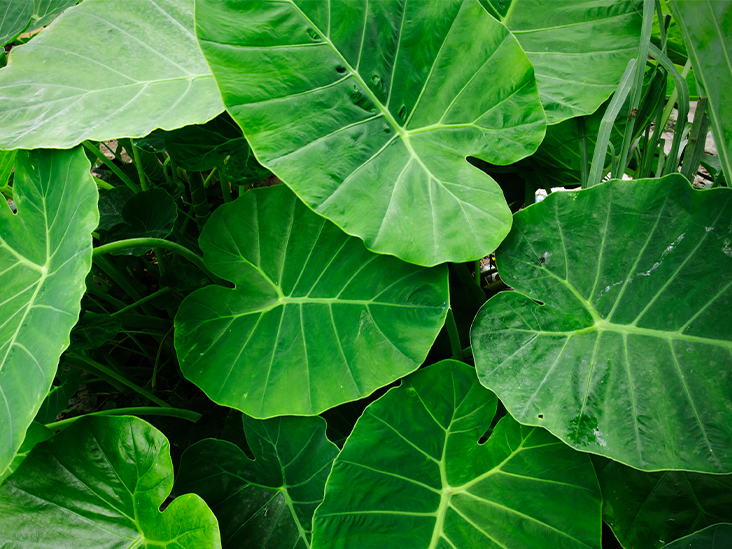
#> input picture images/leaf.jpg, 732 x 549 px
$ jupyter execute rgb_to_gray.ipynb
#> lines starting #> are read from the running program, lines starting #| are printed output that depends on the picture
[cell 1]
import cv2 as cv
import numpy as np
import matplotlib.pyplot as plt

[cell 2]
image = cv.imread("images/leaf.jpg")
#> image is the input picture: shape (549, 732, 3); mean B, G, R 46, 121.8, 50.3

[cell 3]
plt.figure(figsize=(11,6))
plt.imshow(image)
plt.show()

[cell 4]
image.shape
#> Out = (549, 732, 3)

[cell 5]
type(image)

[cell 6]
b = image[:,:,0]
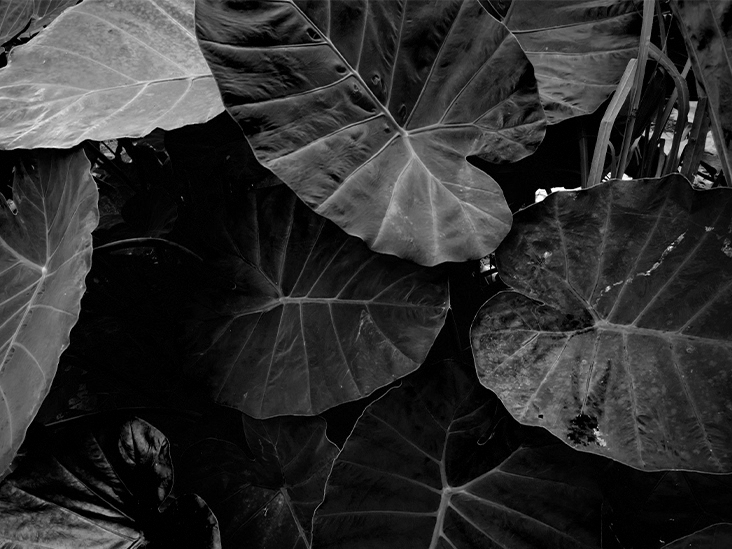
#> b: shape (549, 732); min 0, max 255, mean 46
g = image[:,:,1]
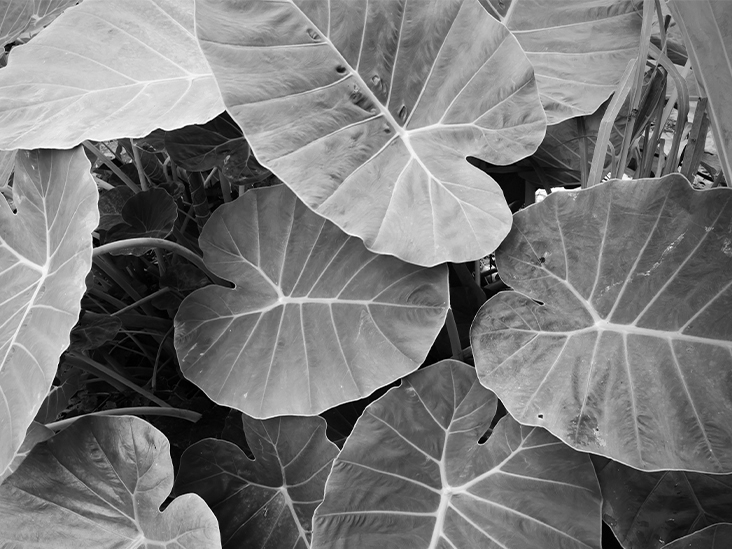
#> g: shape (549, 732); min 0, max 255, mean 121.8
r = image[:,:,2]
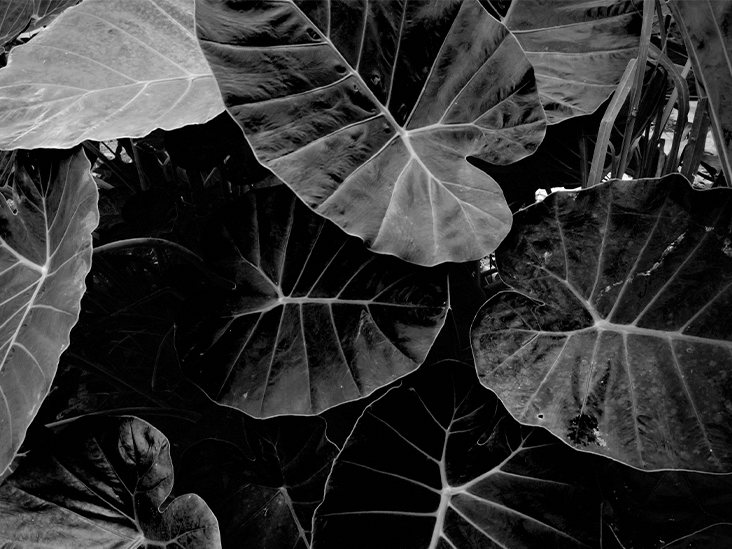
#> r: shape (549, 732); min 0, max 255, mean 50.3

[cell 7]
f = plt.figure(figsize=(20,8))
ax1 = f.add_subplot(131)
ax1.imshow(b, cmap='Blues', vmin=0, vmax=255)
ax1.set_title("Blue Channel")

ax2 = f.add_subplot(132)
ax2.imshow(g, cmap='Greens', vmin=0, vmax=255)
ax2.set_title("Green Channel")

ax3 = f.add_subplot(133)
ax3.imshow(r, cmap='Reds', vmin=0, vmax=255)
ax3.set_title("Red Channel")

plt.show()
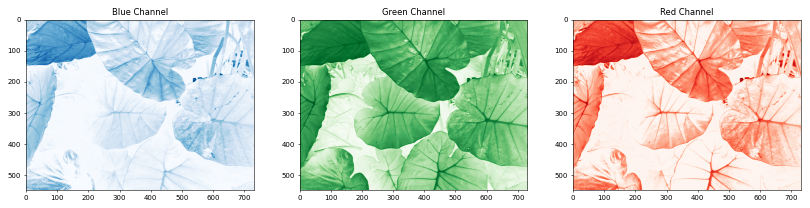
#> figure drawn by matplotlib, 3 panels

## Average Grayscale

grayscale = (Red + Green + Blue) / 3

[cell 8]
def grayscale(x):

    b = x[:,:,0]
    g = x[:,:,1]
    r = x[:,:,2]

    gray = np.divide(np.add(np.add(b, g), r), 3)
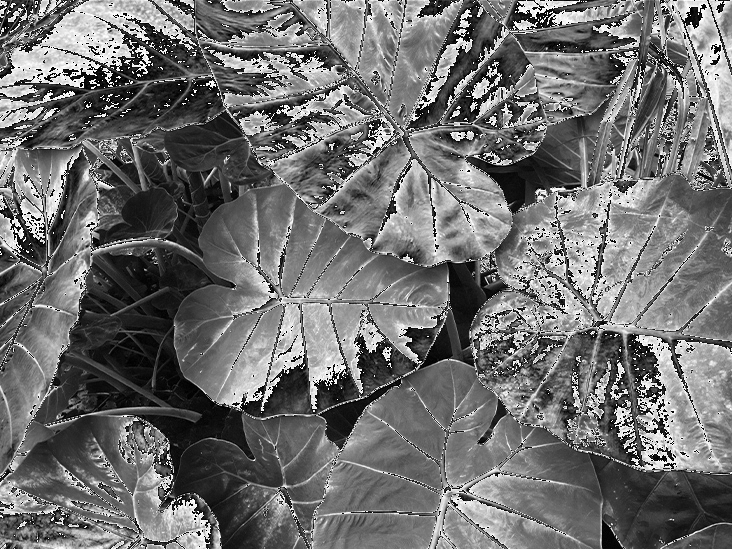
#> gray: shape (549, 732) float64; min 0, max 85, mean 36.9; drawn with min black and max white

    return gray

plt.figure(figsize=(11,6))
plt.imshow(grayscale(image), cmap='gray', vmin=0, vmax=255)
plt.show()

## Weighted average or adjusted luminosity method

grayscale = ( (0.3 * Red) + (0.59 * Green) + (0.11 * Blue) )

[cell 9]
def adjusted_luminosity(x):

    b = np.multiply(x[:,:,0], 0.11)
    g = np.multiply(x[:,:,1], 0.59)
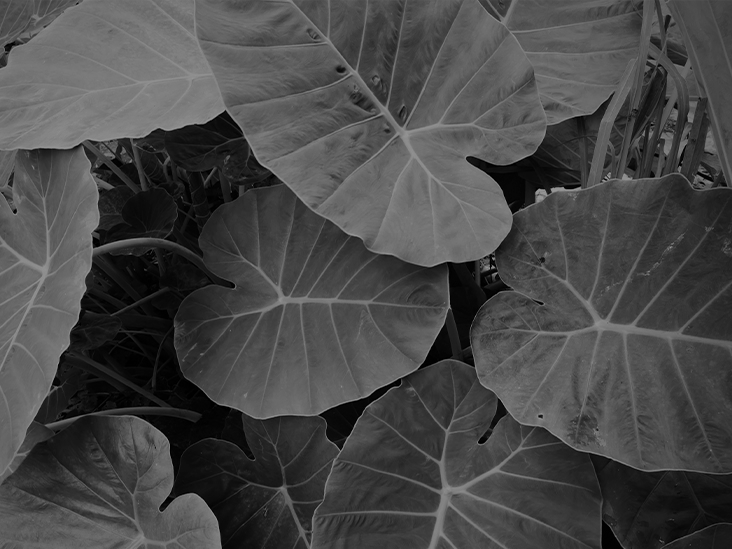
#> g: shape (549, 732) float64; min 0, max 150.4, mean 71.8
    r = np.multiply(x[:,:,2], 0.3)

    gray = np.add(np.add(b, g), r)
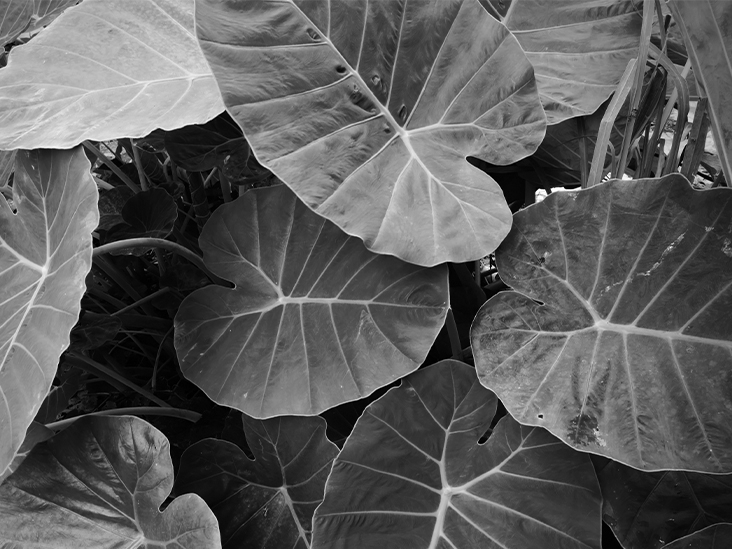
#> gray: shape (549, 732) float64; min 0, max 255, mean 92

    return gray


plt.figure(figsize=(11,6))
plt.imshow(adjusted_luminosity(image), cmap='gray', vmin=0, vmax=255)
plt.show()
